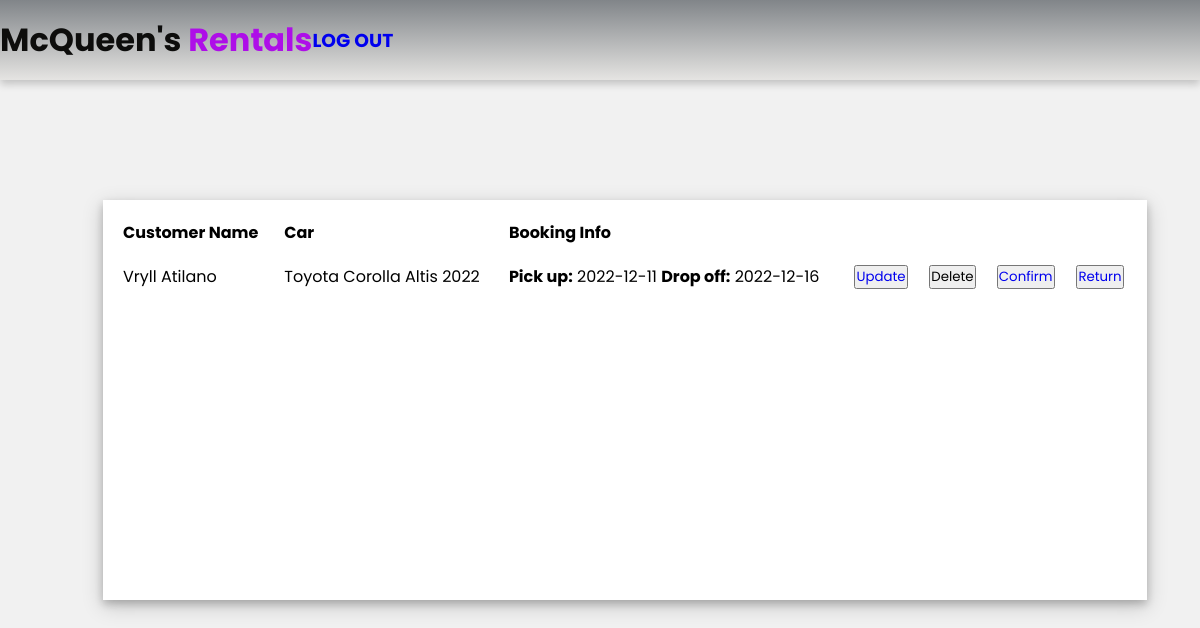
The app's page /adminview/ (signed in) with its own data.
### base/models.py (models this page shows, shortened)
class Customer(models.Model):
    car_user = models.ForeignKey(Car, on_delete=models.PROTECT,related_name='cars')
    Name = models.CharField(max_length = 200)
    Age = models.IntegerField()
    Address =  models.CharField(max_length = 200)
    email =  models.CharField(max_length = 200)
    Contact_Number = models.IntegerField()
    License_Number = models.CharField(max_length = 11)
    gender = models.CharField(max_length=9, choices = GENDER, verbose_name = "gender")

class Car(models.Model):
    Brand_Name = models.CharField(max_length = 200)
    Mod_Name = models.CharField(max_length = 200)
    Desc = models.TextField(max_length = 500)
    Price = models.FloatField()
    Plate_number = models.CharField(max_length = 200)
    image = models.ImageField(upload_to='images')
    status = models.CharField(max_length = 200,null = True)

class Booking(models.Model):
    customer_booking = models.ForeignKey(Customer, on_delete = models.CASCADE, related_name='book')
    Pick_Up =  models.CharField(max_length = 200)
    Drop_Off =  models.CharField(max_length = 200)

### base/views.py (the view)
# urls.py: path('adminview/', views.adminview, name="adminview" ),
@login_required(login_url='login')
def adminview(request):
  customer = Customer.objects.all()
  car = Car.objects.all()
  context = {'customer':customer, 'car':car}
  return render(request, 'base/adminview.html', context)

### base/templates/base/adminview.html (shortened to what this page needs)
{%load static%}
<!DOCTYPE html>
<html lang="en">
<head>
    <link rel="stylesheet" type="text/css" href="https://cdnjs.cloudflare.com/ajax/libs/font-awesome/5.15.1/css/all.min.css">
    <link rel="stylesheet" href="https://cdnjs.cloudflare.com/ajax/libs/font-awesome/5.15.1/css/all.min.css" />
    <link rel="stylesheet" typ="text/css" href="{% static 'css\adminD.css' %}">
</head>
<body>
    <div class="container">
        <div class="header">
            <div class="logo"><h1>McQueen's <span>Rentals</span></h1></a></div>
            <div class="logout">
                <nav>
                    <h3><a href="{% url 'logout' %}">LOG OUT</a></h3>
                </nav>
            </div>
        </div>
       <div class="tablecrud">
        <div class="crud">
            <table>
                <tr>
                    <th>Customer Name</th>
                    <th>Car</th>
                    <th>Booking Info </th>
                    <th></th>
                </tr>
                {% for car1 in car %}
                {% for name in customer %}
                {% for booking in name.book.all %}
                {% if name.car_user_id == car1.id %}
                    <tr>
                        <td>{{name.Name}} </td>
                        <td>{{car1.Mod_Name}}</td>
                        <td colspan ="2"><b>Pick up:</b> {{booking.Pick_Up}}  <b> Drop off:</b> {{booking.Drop_Off}} </td>
                        <td><a href="{% url 'newupdate' name.id %}"><button type="button">Update</a></button> <td><button onclick="location.href='{% url 'delete' booking.id %}'" type="button">Delete</button> <td><a href="{% url 'confirm' car1.id %}"><button type="button">Confirm</a></button>
                        <td><a href="{% url 'turnin' car1.id %}"><button type="button">Return</a></button>
                </tr>
                    {% endif %}
                    {% endfor %}
                    {% endfor %}
                    {% endfor %}
            </table>
        </div>
       </div>
    </div>
</body>
</html>

### base/static/css/adminD.css (style rules this page uses)
* { margin: 0; padding: 0; box-sizing: border-box; font-family: 'Poppins', sans-serif; }
body { min-height: 100vh; }
a { text-decoration: none; }
h1, h2 { color: #0d0d0c; }
h3 { color:white; }
.container { position: fixed; top: 0; right: 0; align-items: center; display: flex; justify-content: center; width: 100%; height: 100%; background: #f1f1f1; }
.container .header { position: fixed; top: 0; right: 0; width: 100%; height: 10vh; background:linear-gradient( #818589, #E5E4E2); display: flex; align-items: center; box-shadow: 0 4px 8px 0 rgba(0, 0, 0, 0.2); z-index: 1; }
table { padding: 10px; }
th, td { text-align: left; padding: 8px; }
.container .tablecrud .crud { flex: 2; background: white; min-height: 50vh; width: 100%; margin: 0 25px; box-shadow: 0 4px 8px 0 rgba(0, 0, 0, 0.2), 0 6px 20px 0 rgba(0, 0, 0, 0.19); display: flex; flex-direction: column; }
.logout { justify-content: space-between; }
.logo { color: rgb(0, 0, 0); float: right; }
.logo span { color: #ae0ee8; }

### records on screen
Car: Mod_Name "Toyota Corolla Altis 2022"
Customer: Name "Vryll Atilano"
Booking: Pick_Up "2022-12-11", Drop_Off "2022-12-16"
